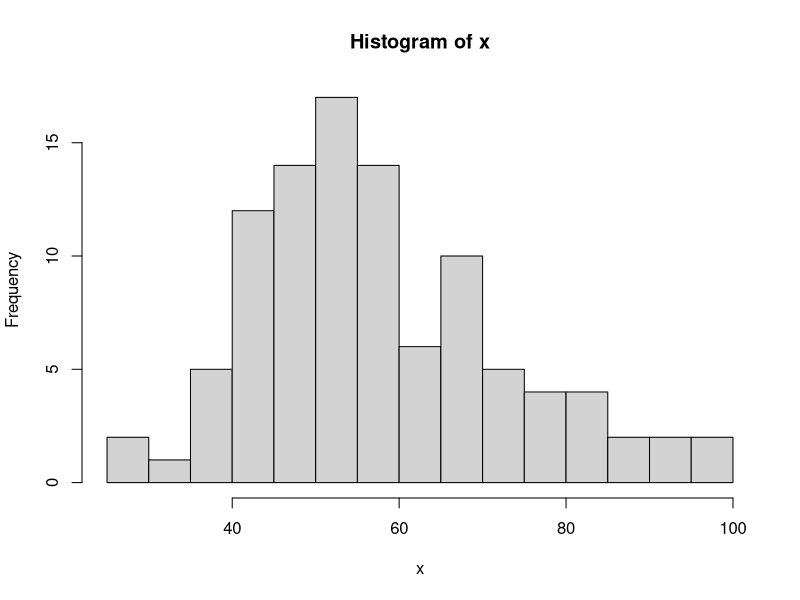
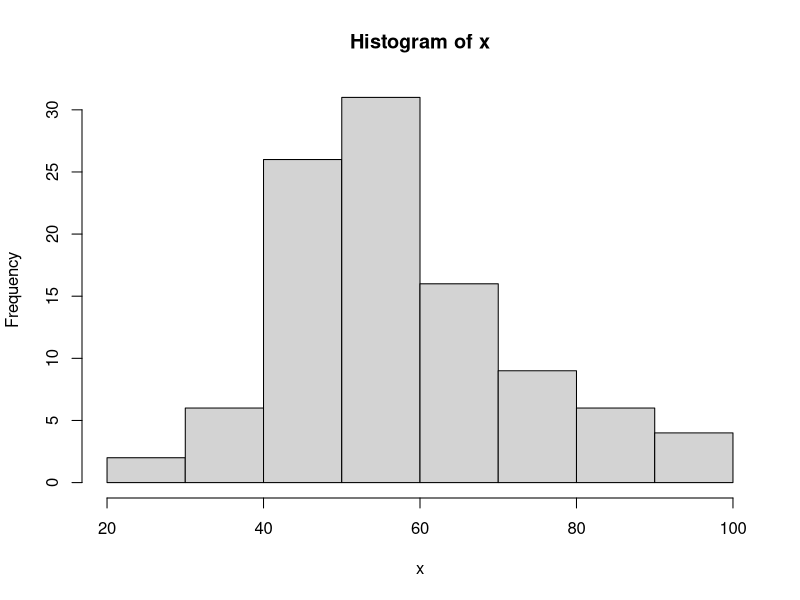

R code for these plots, in order:
x=c(1:12,1,5,5)
x
table(x)
sort(table(x),decreasing = T)
names1=names(sort(table(x),decreasing = T))
names1[1]

set.seed(1234)
x=ceiling(rnorm(100,60,15))              #60=mean,15=standard deviation        
                                         #runif(100,0,10) (randomCuniform)
x
mean(x)
range(x)
bks=seq(25,99,10)                        #breaks=seq(min,Max,10)
bks=seq(0,100,10)
bks
?cut
x.cut=cut(x,bks)
x.cut
x.table=table(x.cut)
x.table
cbind(x.table)
x
hist(x, breaks=20)
hist(x)
